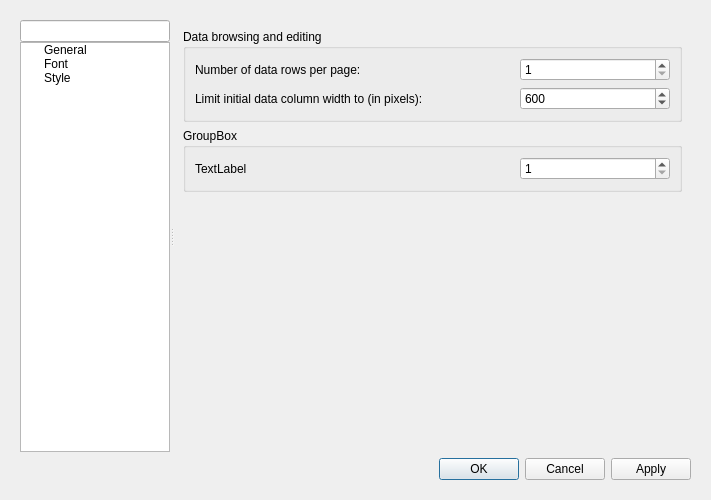
<?xml version="1.0" encoding="UTF-8"?>
<ui version="4.0">
 <class>ConfigDialog</class>
 <widget class="QDialog" name="ConfigDialog">
  <property name="geometry">
   <rect>
    <x>0</x>
    <y>0</y>
    <width>711</width>
    <height>500</height>
   </rect>
  </property>
  <property name="windowTitle">
   <string>Dialog</string>
  </property>
  <layout class="QVBoxLayout" name="verticalLayout_5">
   <item>
    <widget class="QWidget" name="widget" native="true">
     <layout class="QVBoxLayout" name="verticalLayout">
      <item>
       <widget class="QSplitter" name="splitter">
        <property name="orientation">
         <enum>Qt::Horizontal</enum>
        </property>
        <widget class="QWidget" name="categoriesWidget" native="true">
         <property name="sizePolicy">
          <sizepolicy hsizetype="Preferred" vsizetype="Preferred">
           <horstretch>1</horstretch>
           <verstretch>0</verstretch>
          </sizepolicy>
         </property>
         <layout class="QVBoxLayout" name="verticalLayout_2">
          <property name="spacing">
           <number>0</number>
          </property>
          <property name="leftMargin">
           <number>0</number>
          </property>
          <property name="topMargin">
           <number>0</number>
          </property>
          <property name="rightMargin">
           <number>0</number>
          </property>
          <property name="bottomMargin">
           <number>0</number>
          </property>
          <item>
           <widget class="QLineEdit" name="categoriesFilter"/>
          </item>
          <item>
           <widget class="QTreeWidget" name="categoriesTree">
            <property name="sizePolicy">
             <sizepolicy hsizetype="Preferred" vsizetype="Expanding">
              <horstretch>5</horstretch>
              <verstretch>0</verstretch>
             </sizepolicy>
            </property>
            <property name="minimumSize">
             <size>
              <width>150</width>
              <height>0</height>
             </size>
            </property>
            <property name="verticalScrollMode">
             <enum>QAbstractItemView::ScrollPerPixel</enum>
            </property>
            <attribute name="headerVisible">
             <bool>false</bool>
            </attribute>
            <column>
             <property name="text">
              <string>1</string>
             </property>
            </column>
            <item>
             <property name="text">
              <string>General</string>
             </property>
             <property name="statusTip">
              <string>generalPage</string>
             </property>
             <property name="icon">
              <iconset resource="icons.qrc">
               <normaloff>:/icons/img/config_general.png</normaloff>:/icons/img/config_general.png</iconset>
             </property>
            </item>
            <item>
             <property name="text">
              <string>Font</string>
             </property>
             <property name="statusTip">
              <string>FontPage</string>
             </property>
             <property name="icon">
              <iconset resource="icons.qrc">
               <normaloff>:/icons/img/config_font.png</normaloff>:/icons/img/config_font.png</iconset>
             </property>
            </item>
            <item>
             <property name="text">
              <string>Style</string>
             </property>
             <property name="toolTip">
              <string/>
             </property>
             <property name="statusTip">
              <string>stylePage</string>
             </property>
             <property name="icon">
              <iconset resource="icons.qrc">
               <normaloff>:/icons/img/config_style.png</normaloff>:/icons/img/config_style.png</iconset>
             </property>
            </item>
           </widget>
          </item>
         </layout>
        </widget>
        <widget class="QStackedWidget" name="stackedWidget">
         <property name="sizePolicy">
          <sizepolicy hsizetype="Preferred" vsizetype="Preferred">
           <horstretch>5</horstretch>
           <verstretch>0</verstretch>
          </sizepolicy>
         </property>
         <widget class="QWidget" name="generalPage">
          <layout class="QVBoxLayout" name="verticalLayout_3">
           <item>
            <widget class="QGroupBox" name="dataBrowsingGroup">
             <property name="title">
              <string>Data browsing and editing</string>
             </property>
             <layout class="QGridLayout" name="gridLayout_3">
              <item row="0" column="0">
               <widget class="QLabel" name="rowsPerPageLabel">
                <property name="text">
                 <string>Number of data rows per page:</string>
                </property>
               </widget>
              </item>
              <item row="0" column="1">
               <widget class="QSpinBox" name="rowsPerPageSpin">
                <property name="maximumSize">
                 <size>
                  <width>150</width>
                  <height>16777215</height>
                 </size>
                </property>
                <property name="minimum">
                 <number>1</number>
                </property>
                <property name="maximum">
                 <number>99999</number>
                </property>
                <property name="cfg" stdset="0">
                 <string notr="true">General.NumberOfRowsPerPage</string>
                </property>
               </widget>
              </item>
              <item row="1" column="0">
               <widget class="QLabel" name="initColWidthLimitLabel">
                <property name="toolTip">
                 <string>&lt;p&gt;When the data is read into grid view columns width is automatically adjusted. This value limits the initial width for the adjustment, but user can still resize the column manually over this limit.&lt;/p&gt;</string>
                </property>
                <property name="text">
                 <string>Limit initial data column width to (in pixels):</string>
                </property>
               </widget>
              </item>
              <item row="1" column="1">
               <widget class="QSpinBox" name="initColWidthLimitSpin">
                <property name="toolTip">
                 <string>&lt;p&gt;When the data is read into grid view columns width is automatically adjusted. This value limits the initial width for the adjustment, but user can still resize the column manually over this limit.&lt;/p&gt;</string>
                </property>
                <property name="minimum">
                 <number>10</number>
                </property>
                <property name="maximum">
                 <number>99999</number>
                </property>
                <property name="value">
                 <number>600</number>
                </property>
                <property name="cfg" stdset="0">
                 <string notr="true">General.MaxInitialColumnWith</string>
                </property>
               </widget>
              </item>
             </layout>
            </widget>
           </item>
           <item>
            <widget class="QGroupBox" name="groupBox">
             <property name="title">
              <string>GroupBox</string>
             </property>
             <layout class="QGridLayout" name="gridLayout">
              <item row="0" column="0">
               <widget class="QLabel" name="label">
                <property name="text">
                 <string>TextLabel</string>
                </property>
               </widget>
              </item>
              <item row="0" column="1">
               <widget class="QSpinBox" name="spinBox">
                <property name="maximumSize">
                 <size>
                  <width>150</width>
                  <height>16777215</height>
                 </size>
                </property>
                <property name="minimum">
                 <number>1</number>
                </property>
                <property name="maximum">
                 <number>99999</number>
                </property>
                <property name="cfg" stdset="0">
                 <string>General.InsertRowPlacement</string>
                </property>
               </widget>
              </item>
             </layout>
            </widget>
           </item>
           <item>
            <spacer name="verticalSpacer">
             <property name="orientation">
              <enum>Qt::Vertical</enum>
             </property>
             <property name="sizeHint" stdset="0">
              <size>
               <width>20</width>
               <height>40</height>
              </size>
             </property>
            </spacer>
           </item>
          </layout>
         </widget>
         <widget class="QWidget" name="stylePage">
          <layout class="QVBoxLayout" name="verticalLayout_6">
           <property name="leftMargin">
            <number>0</number>
           </property>
           <property name="topMargin">
            <number>0</number>
           </property>
           <property name="rightMargin">
            <number>0</number>
           </property>
           <property name="bottomMargin">
            <number>0</number>
           </property>
           <item>
            <widget class="QWidget" name="activeStyleWidget" native="true">
             <layout class="QHBoxLayout" name="horizontalLayout">
              <item>
               <widget class="QLabel" name="activeStyleLabel">
                <property name="text">
                 <string>Current style:</string>
                </property>
               </widget>
              </item>
              <item>
               <widget class="QComboBox" name="activeStyleCombo">
                <property name="cfg" stdset="0">
                 <string notr="true">General.Style</string>
                </property>
               </widget>
              </item>
             </layout>
            </widget>
           </item>
           <item>
            <widget class="QGroupBox" name="activeStylePreviewGroup">
             <property name="title">
              <string>Preview</string>
             </property>
             <layout class="QVBoxLayout" name="verticalLayout_8">
              <item>
               <widget class="QTabWidget" name="previewTabs">
                <property name="currentIndex">
                 <number>0</number>
                </property>
                <widget class="QWidget" name="previewTab1">
                 <attribute name="title">
                  <string>Enabled</string>
                 </attribute>
                 <layout class="QVBoxLayout" name="verticalLayout_2">
                  <item>
                   <widget class="QWidget" name="previewWidget" native="true">
                    <layout class="QGridLayout" name="gridLayout_8">
                     <property name="leftMargin">
                      <number>0</number>
                     </property>
                     <property name="topMargin">
                      <number>0</number>
                     </property>
                     <property name="rightMargin">
                      <number>0</number>
                     </property>
                     <property name="bottomMargin">
                      <number>0</number>
                     </property>
                     <item row="2" column="0">
                      <widget class="QProgressBar" name="previewProgressBar">
                       <property name="value">
                        <number>24</number>
                       </property>
                      </widget>
                     </item>
                     <item row="1" column="6">
                      <widget class="QCheckBox" name="previewCheckBox">
                       <property name="text">
                        <string notr="true">CheckBox</string>
                       </property>
                      </widget>
                     </item>
                     <item row="0" column="1" rowspan="4">
                      <widget class="QSlider" name="previewVerticalSlider">
                       <property name="value">
                        <number>50</number>
                       </property>
                       <property name="orientation">
                        <enum>Qt::Vertical</enum>
                       </property>
                      </widget>
                     </item>
                     <item row="0" column="2" rowspan="4">
                      <widget class="QScrollBar" name="previewVerticalScrollBar">
                       <property name="orientation">
                        <enum>Qt::Vertical</enum>
                       </property>
                      </widget>
                     </item>
                     <item row="0" column="3" colspan="2">
                      <widget class="QPushButton" name="previewPushButton">
                       <property name="text">
                        <string notr="true">PushButton</string>
                       </property>
                      </widget>
                     </item>
                     <item row="1" column="3" colspan="3">
                      <widget class="QSpinBox" name="previewSpinBox"/>
                     </item>
                     <item row="2" column="3" colspan="5">
                      <widget class="QProgressBar" name="progressBar">
                       <property name="maximum">
                        <number>0</number>
                       </property>
                       <property name="value">
                        <number>0</number>
                       </property>
                       <property name="alignment">
                        <set>Qt::AlignCenter</set>
                       </property>
                      </widget>
                     </item>
                     <item row="3" column="0">
                      <widget class="QTreeWidget" name="previewTreeWidget">
                       <column>
                        <property name="text">
                         <string notr="true">Column</string>
                        </property>
                       </column>
                       <item>
                        <property name="text">
                         <string notr="true">123</string>
                        </property>
                        <item>
                         <property name="text">
                          <string notr="true">11111</string>
                         </property>
                        </item>
                        <item>
                         <property name="text">
                          <string notr="true">22222</string>
                         </property>
                        </item>
                        <item>
                         <property name="text">
                          <string notr="true">33333</string>
                         </property>
                        </item>
                       </item>
                       <item>
                        <property name="text">
                         <string notr="true">456</string>
                        </property>
                        <item>
                         <property name="text">
                          <string notr="true">44444</string>
                         </property>
                        </item>
                        <item>
                         <property name="text">
                          <string notr="true">55555</string>
                         </property>
                        </item>
                        <item>
                         <property name="text">
                          <string notr="true">66666</string>
                         </property>
                        </item>
                       </item>
                      </widget>
                     </item>
                     <item row="0" column="5">
                      <widget class="QToolButton" name="previewToolButton">
                       <property name="text">
                        <string notr="true">...</string>
                       </property>
                      </widget>
                     </item>
                     <item row="0" column="0">
                      <widget class="QLineEdit" name="previewLineEdit"/>
                     </item>
                     <item row="0" column="6">
                      <widget class="QRadioButton" name="previewRadioButton">
                       <property name="text">
                        <string notr="true">RadioButton</string>
                       </property>
                      </widget>
                     </item>
                     <item row="1" column="0">
                      <widget class="QComboBox" name="previewComboBox">
                       <property name="currentText">
                        <string notr="true">ABC</string>
                       </property>
                       <item>
                        <property name="text">
                         <string notr="true">ABC</string>
                        </property>
                       </item>
                       <item>
                        <property name="text">
                         <string notr="true">XYZ</string>
                        </property>
                       </item>
                      </widget>
                     </item>
                     <item row="3" column="3" colspan="5">
                      <widget class="QTextEdit" name="previewTextEdit">
                       <property name="html">
                        <string notr="true">&lt;!DOCTYPE HTML PUBLIC &quot;-//W3C//DTD HTML 4.0//EN&quot; &quot;http://www.w3.org/TR/REC-html40/strict.dtd&quot;&gt;
&lt;html&gt;&lt;head&gt;&lt;meta name=&quot;qrichtext&quot; content=&quot;1&quot; /&gt;&lt;style type=&quot;text/css&quot;&gt;
p, li { white-space: pre-wrap; }
&lt;/style&gt;&lt;/head&gt;&lt;body style=&quot; font-family:'SimSun'; font-size:9pt; font-weight:400; font-style:normal;&quot;&gt;
&lt;p style=&quot; margin-top:0px; margin-bottom:0px; margin-left:0px; margin-right:0px; -qt-block-indent:0; text-indent:0px;&quot;&gt;&lt;span style=&quot; font-family:'MS Shell Dlg 2'; font-size:8pt;&quot;&gt;Abcdefgh&lt;/span&gt;&lt;/p&gt;&lt;/body&gt;&lt;/html&gt;</string>
                       </property>
                      </widget>
                     </item>
                    </layout>
                   </widget>
                  </item>
                 </layout>
                </widget>
                <widget class="QWidget" name="previewTab2">
                 <attribute name="title">
                  <string>Disabled</string>
                 </attribute>
                 <layout class="QGridLayout" name="gridLayout_7"/>
                </widget>
               </widget>
              </item>
             </layout>
            </widget>
           </item>
          </layout>
         </widget>
         <widget class="QWidget" name="FontPage">
          <layout class="QVBoxLayout" name="verticalLayout_4">
           <property name="spacing">
            <number>0</number>
           </property>
           <property name="leftMargin">
            <number>0</number>
           </property>
           <property name="topMargin">
            <number>0</number>
           </property>
           <property name="rightMargin">
            <number>0</number>
           </property>
           <property name="bottomMargin">
            <number>0</number>
           </property>
          </layout>
         </widget>
        </widget>
       </widget>
      </item>
      <item>
       <widget class="QDialogButtonBox" name="buttonBox">
        <property name="standardButtons">
         <set>QDialogButtonBox::Apply|QDialogButtonBox::Cancel|QDialogButtonBox::Ok</set>
        </property>
       </widget>
      </item>
     </layout>
    </widget>
   </item>
  </layout>
 </widget>
 <resources>
  <include location="icons.qrc"/>
 </resources>
 <connections>
  <connection>
   <sender>buttonBox</sender>
   <signal>accepted()</signal>
   <receiver>ConfigDialog</receiver>
   <slot>accept()</slot>
   <hints>
    <hint type="sourcelabel">
     <x>385</x>
     <y>451</y>
    </hint>
    <hint type="destinationlabel">
     <x>59</x>
     <y>273</y>
    </hint>
   </hints>
  </connection>
  <connection>
   <sender>buttonBox</sender>
   <signal>rejected()</signal>
   <receiver>ConfigDialog</receiver>
   <slot>reject()</slot>
   <hints>
    <hint type="sourcelabel">
     <x>500</x>
     <y>447</y>
    </hint>
    <hint type="destinationlabel">
     <x>54</x>
     <y>123</y>
    </hint>
   </hints>
  </connection>
 </connections>
</ui>
